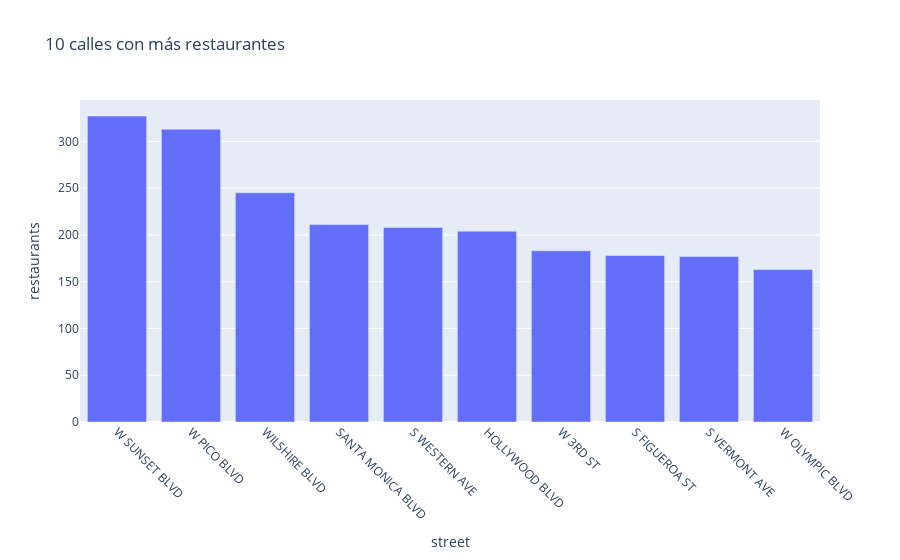

The notebook cell this image was saved under:
### Code cell
#graficando las mejores calles
fig = px.bar(best_streets, x="street", y="restaurants", title="10 calles con más restaurantes")
fig.update_xaxes(tickangle=45)
fig.show()

### Figure 1 — Plotly figure (JSON) as saved in the notebook; plotly's stock layout.template omitted (floating-point values rounded to 4 significant figures)
{"data": [{"alignmentgroup": "True", "hovertemplate": "street=%{x}<br>restaurants=%{y}<extra></extra>", "legendgroup": "", "marker": {"color": "#636efa", "pattern": {"shape": ""}}, "name": "", "offsetgroup": "", "orientation": "v", "showlegend": false, "textposition": "auto", "type": "bar", "x": ["W SUNSET BLVD", "W PICO BLVD", "WILSHIRE BLVD", "SANTA MONICA BLVD", "S WESTERN AVE", "HOLLYWOOD BLVD", "W 3RD ST", "S FIGUEROA ST", "S VERMONT AVE", "W OLYMPIC BLVD"], "xaxis": "x", "y": [327, 313, 245, 211, 208, 204, 183, 178, 177, 163], "yaxis": "y"}], "layout": {"barmode": "relative", "legend": {"tracegroupgap": 0}, "title": {"text": "10 calles con más restaurantes"}, "xaxis": {"anchor": "y", "domain": [0, 1], "tickangle": 45, "title": {"text": "street"}}, "yaxis": {"anchor": "x", "domain": [0, 1], "title": {"text": "restaurants"}}}}
